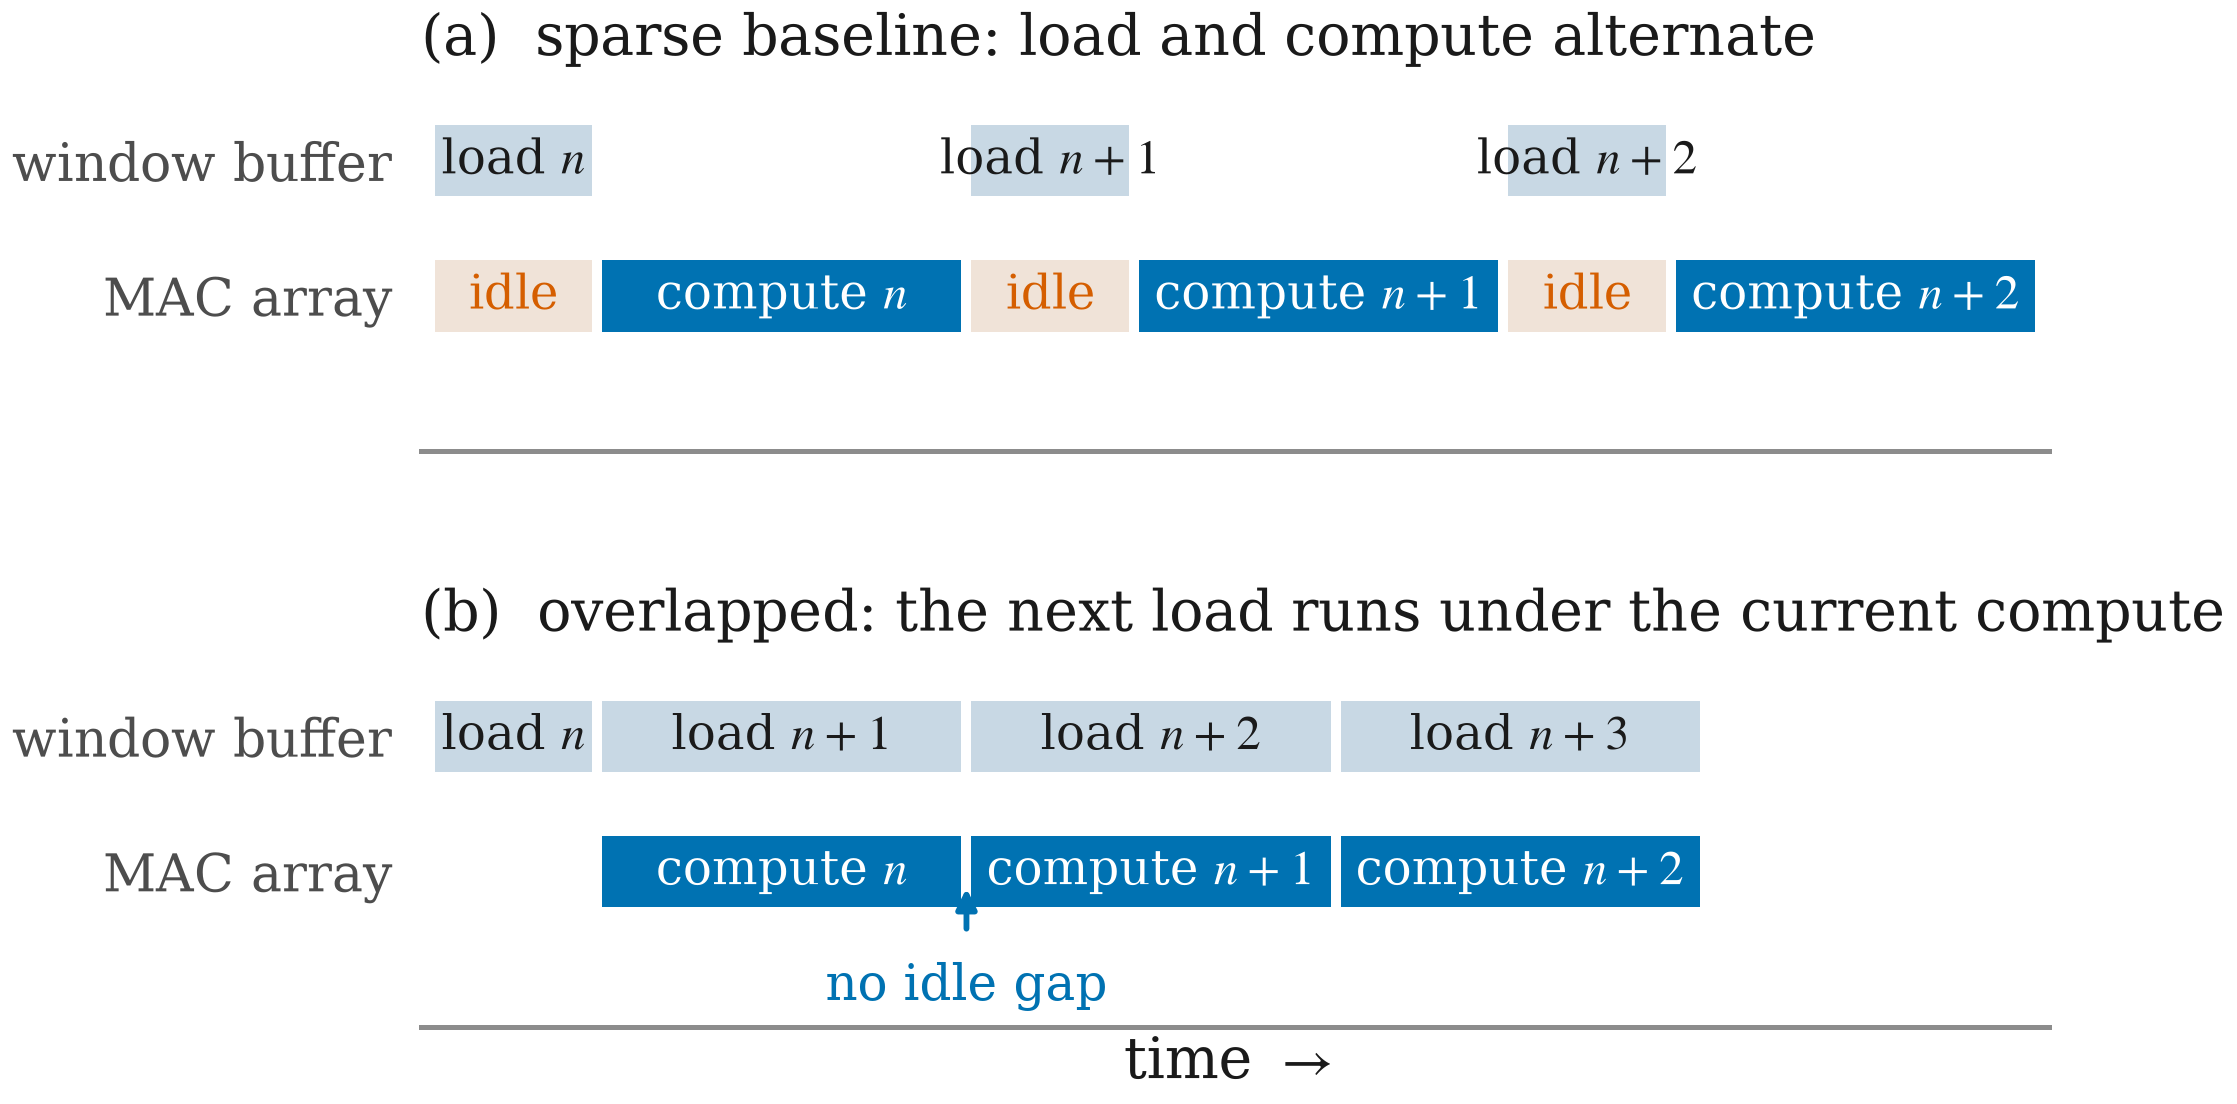

Write Python code to recreate this figure.
"""Figure 3 -- where the overlapped datapath's cycles come from.

A schedule, not a measurement: it shows the mechanism behind the v1-to-v3
difference. The baseline alternates loading a window and computing it, so the
multipliers idle during every load. Double buffering moves the load underneath
the compute, and the idle gaps close.

Caption to place under this figure:
  Fig. 3. Window schedule. (a) the sparse baseline alternates load and compute,
  leaving the MAC array idle during each load; (b) with two window buffers the
  load of window n+1 runs underneath the compute of window n.
"""
import matplotlib.pyplot as plt
from matplotlib.patches import Rectangle

import paperstyle as ps

ps.use_paper_style()

LOAD = "#c8d8e4"
COMP = ps.BLUE
IDLE = "#f0e3d8"

fig, axes = plt.subplots(2, 1, figsize=(ps.COL_W, 2.05), sharex=True)

t_load, t_comp = 1.0, 2.2


def bar(ax, row, x, w, color, label=None, text_color=ps.INK):
    ax.add_patch(Rectangle((x, row - 0.30), w, 0.60, facecolor=color,
                           edgecolor=ps.SURFACE, linewidth=1.2, zorder=3))
    if label:
        ax.text(x + w / 2, row, label, ha="center", va="center",
                fontsize=5.8, color=text_color, zorder=4)


# ---------------------------------------------------------------- baseline ---
ax = axes[0]
t = 0.0
for n in range(3):
    bar(ax, 1, t, t_load, LOAD, f"load $n{'' if n == 0 else f'+{n}'}$")
    bar(ax, 0, t, t_load, IDLE, "idle", text_color=ps.VERM)
    t += t_load
    bar(ax, 0, t, t_comp, COMP, f"compute $n{'' if n == 0 else f'+{n}'}$",
        text_color=ps.SURFACE)
    t += t_comp
ax.set_title("(a)  sparse baseline: load and compute alternate",
             fontsize=6.8, color=ps.INK, pad=3, loc="left")

# ------------------------------------------------------------- overlapped ---
ax = axes[1]
t = 0.0
bar(ax, 1, 0.0, t_load, LOAD, "load $n$")
for n in range(3):
    bar(ax, 0, t_load + n * t_comp, t_comp,
        COMP, f"compute $n{'' if n == 0 else f'+{n}'}$", text_color=ps.SURFACE)
    bar(ax, 1, t_load + n * t_comp, t_comp, LOAD, f"load $n+{n+1}$")
ax.set_title("(b)  overlapped: the next load runs under the current compute",
             fontsize=6.8, color=ps.INK, pad=3, loc="left")
ax.annotate("no idle gap", xy=(t_load + t_comp, 0), xytext=(t_load + t_comp, -0.95),
            ha="center", fontsize=6, color=ps.BLUE,
            arrowprops=dict(arrowstyle="-|>", mutation_scale=5,
                            color=ps.BLUE, linewidth=0.7))

for ax in axes:
    ax.set_yticks([0, 1])
    ax.set_yticklabels(["MAC array", "window buffer"], fontsize=6.2)
    ax.set_ylim(-1.15, 1.6)
    ax.set_xlim(-0.05, 3 * (t_load + t_comp) + 0.05)
    ax.set_xticks([])
    for s in ("top", "right", "left"):
        ax.spines[s].set_visible(False)
    ax.spines["bottom"].set_color(ps.MUTED)
    ax.tick_params(axis="y", length=0, colors=ps.INK2)

axes[1].set_xlabel("time $\\rightarrow$", fontsize=6.8, labelpad=1)
fig.subplots_adjust(hspace=0.55)
ps.save(fig, "fig3_overlap_timeline")
